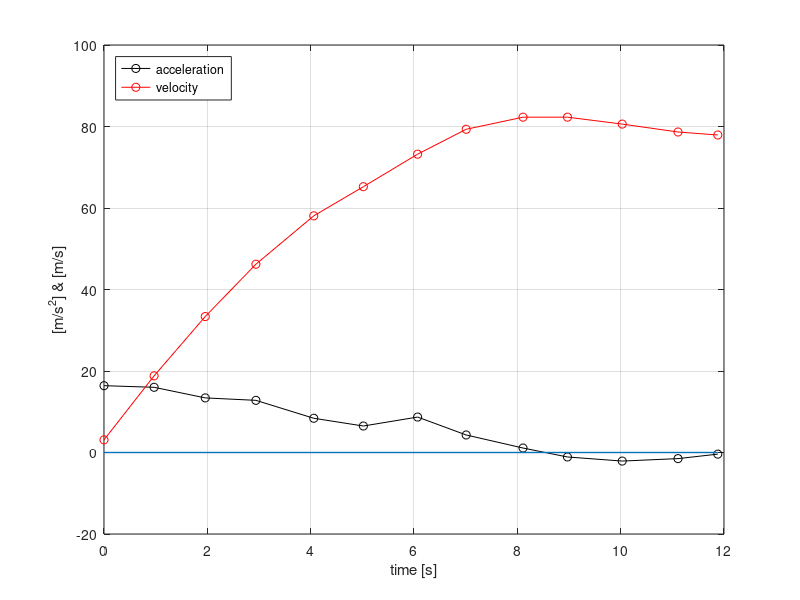

Write MATLAB code to recreate this figure.
%% Numeric Integration of Empirical Data, Example 4
% we don't know the underlying function so we use numerical integration
% methods and apply initial conditions

% we have collected acceleration data at specified times. given the initial
% velocity, we come up with our best estimate for the velocity after 12
% seconds.
close all; clear all; clc;
% time
t = [0.00 0.97 1.96 2.94 4.06 5.02 6.07 7.01 8.11 8.97 10.03 11.11 11.88];
% acceleration
a = [16.4 16.0 13.4 12.8 8.4 6.5 8.7 4.3 1.1 -1.1 -2.1 -1.5 -0.4];
% initial velocity
v0 = 3.1;% m/s

figure('name','Acceleration Data');
ah = plot(t,a,'ko-'); xlabel('time [s]'); ylabel('[m/s^2] & [m/s]');
grid on; hold on; line([min(t);max(t)],[0;0],'LineWidth',1);

% final velocity is the change in velocity over a given time i.e. area under
% the acceleration curve, + initial velocity

% velocity profile as a function of t
v = v0 + cumtrapz(t,a);
% final velocity
vf = v(end);% 77.9175

vh = plot(t,v,'ro-');
legend([ah vh],{'acceleration','velocity'},'Location','NorthWest');

% approximate maximum velocity
v_max = max(v);% 82.2890

